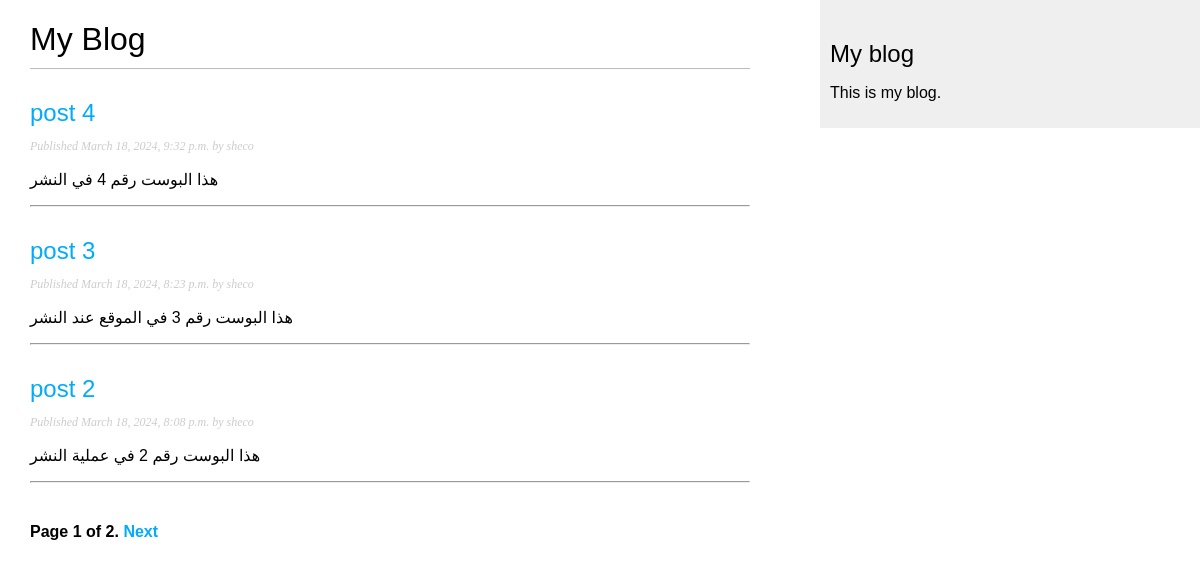
/blog/, run on an earlier commit of the app's database.
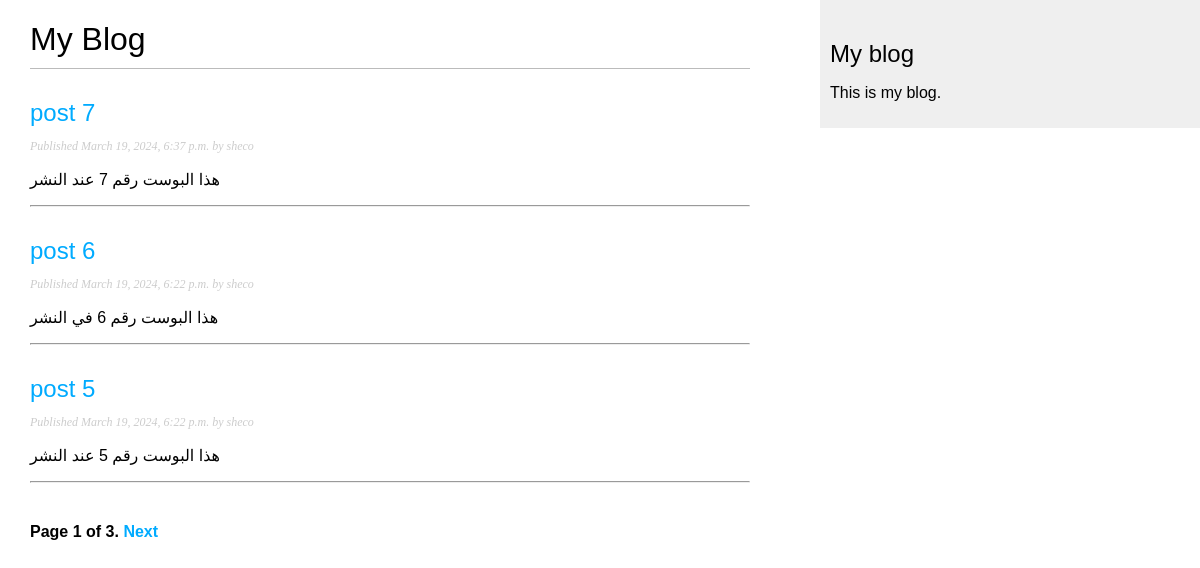
And on a later commit of the database.
### blog/models.py (models this page shows, shortened)
class Post(models.Model):
    class Status(models.TextChoices):
        DRAFT = 'DF', 'Draft'
        PUBLISHED = 'PB', 'Published'
    title = models.CharField(max_length=250)
    slug = models.SlugField(max_length=250, unique_for_date='publish')
    author = models.ForeignKey(User, on_delete=models.CASCADE, related_name='blog_posts')
    body = models.TextField()
    publish = models.DateTimeField(default=timezone.now)
    created = models.DateTimeField(auto_now_add=True)
    updated = models.DateTimeField(auto_now=True)
    status = models.CharField(max_length=2, choices=Status.choices, default=Status.DRAFT)
    class Meta:
        ordering = ['-publish']
        indexes = [
            models.Index(fields=['-publish']),
        ]
    def get_absolute_url(self):
        return reverse("blog:post_detail", args=[
            self.publish.year,
            self.publish.month,
            self.publish.day,
            self.slug,
        ])

### blog/views.py (the view)
# urls.py: path('', views.post_list, name='post_list'),
def post_list(request):
    post_list = Post.objects.all()
    paginator = Paginator(post_list, 3)
    page_number = request.GET.get('page', 1)
    try:
        posts = paginator.page(page_number)
    except PageNotAnInteger:
        posts = paginator.page(1)
    except EmptyPage:
        posts = paginator.page(paginator.num_pages)
    return render(request, 'blog/post/list.html', {'posts': posts})

### blog/templates/blog/post/list.html (shortened to what this page needs)
{% extends "blog/base.html" %}
{% block content %}
    <h1>My Blog</h1>
    {% for post in posts %}
        <h2>
        <a href="{{post.get_absolute_url}}">
        {{ post.title }}
        </a>
        </h2>
        <p class="date">
        Published {{ post.publish }} by {{ post.author }}
        </p>
        {{ post.body|truncatewords:30|linebreaks }}
        <hr />
    {% endfor %}
    {% include "pagination.html" with page=posts %}
{% endblock %}

### blog/templates/blog/base.html (shortened to what this page needs)
{% load static %}
<!DOCTYPE html>
<html>
    <head>
        <link href="{% static "css/blog.css" %}" rel="stylesheet">
    </head>
    <body>
        <div id="content">
            {% block content %}
            {% endblock %}
        </div>
        <div id="sidebar">
            <h2>My blog</h2>
            <p>This is my blog.</p>
        </div>
    </body>
</html>

### blog/templates/pagination.html (shortened to what this page needs)
<div class="pagination">
    <span class="step-links">
    <span class="current">
        Page {{ page.number }} of {{ page.paginator.num_pages }}.
    </span>
    {% if page.has_next %}
        <a href="?page={{ page.next_page_number }}">Next</a>
    {% endif %}
    </span>
</div>

### blog/static/css/blog.css (style rules this page uses)
body { margin:0; padding:0; font-family:helvetica, sans-serif; }
a { color:#00abff; text-decoration:none; }
h1 { font-weight:normal; border-bottom:1px solid #bbb; padding:0 0 10px 0; }
h2 { font-weight:normal; margin:30px 0 0; }
#content { float:left; width:60%; padding:0 0 0 30px; }
#sidebar { float:right; width:30%; padding:10px; background:#efefef; height:100%; }
p.date { color:#ccc; font-family: georgia, serif; font-size: 12px; font-style: italic; }
.pagination { margin:40px 0; font-weight:bold; }

What changed in the data, as far as the page shows it:
no longer on this page (row unchanged): Post: title "post 4", publish "March 18, 2024, 9:32 p.m.", author "sheco", body "هذا البوست رقم 4 في النشر"
no longer on this page (row unchanged): Post: title "post 3", publish "March 18, 2024, 8:23 p.m.", author "sheco", body "هذا البوست رقم 3 في الموقع عند النشر"
no longer on this page (row unchanged): Post: title "post 2", publish "March 18, 2024, 8:08 p.m.", author "sheco", body "هذا البوست رقم 2 في عملية النشر"
added Post: title "post 7", publish "March 19, 2024, 6:37 p.m.", author "sheco", body "هذا البوست رقم 7 عند النشر"
added Post: title "post 6", publish "March 19, 2024, 6:22 p.m.", author "sheco", body "هذا البوست رقم 6 في النشر"
added Post: title "post 5", publish "March 19, 2024, 6:22 p.m.", author "sheco", body "هذا البوست رقم 5 عند النشر"
Also different on the page:
{{ page.paginator.num_pages }}: "2" → "3"
